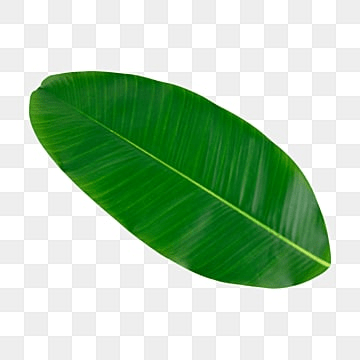
#> input picture daun.png, 360 x 360 px
$ python no2.py
#> lines starting #> are read from the running program, lines starting #| are printed output that depends on the picture; after the words box and inside, x2 and y2 are one past the last pixel; in counts of white or black regions, pixels touching at a corner belong together
import cv2
import numpy as np

# Membaca gambar
image = cv2.imread('daun.png', cv2.IMREAD_GRAYSCALE)
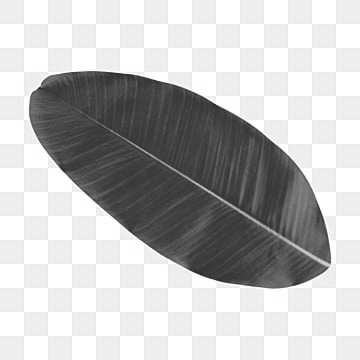
#> image: shape (360, 360); min 40, max 255, mean 191.3

# Menentukan threshold menggunakan metode Otsu
_, thresh = cv2.threshold(image, 0, 255, cv2.THRESH_BINARY + cv2.THRESH_OTSU)
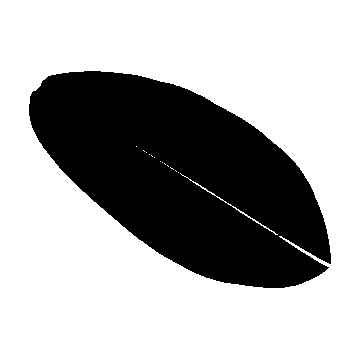
#> thresh: shape (360, 360); 68.5% white; 1 black region, box (x1, y1, x2, y2) and area: (29, 71, 331, 288) 40875

# Inversi threshold
thresh = cv2.bitwise_not(thresh)

# Menampilkan hasil
cv2.imshow('Segmented Image', thresh)
cv2.waitKey(0)
cv2.destroyAllWindows()

$ run again, with lat1.png copied over daun.png
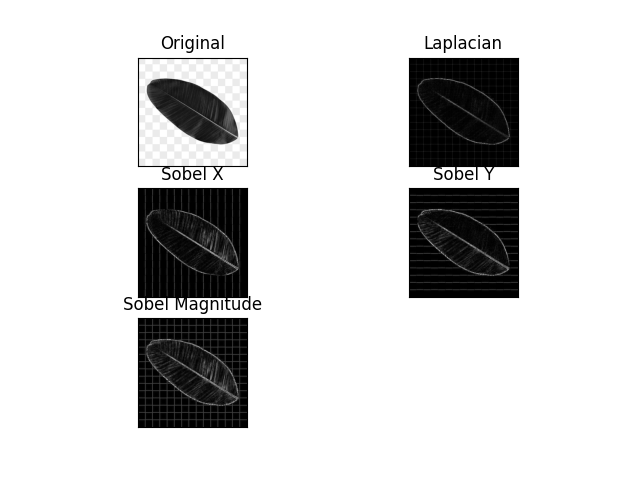
#> input picture lat1.png, 640 x 480 px
#> image is the input picture: shape (480, 640); min 0, max 255, mean 212.4
#> `_, thresh = cv2.threshold(image, 0, 255, cv2.THRESH_BINARY + cv2.THRES..`:
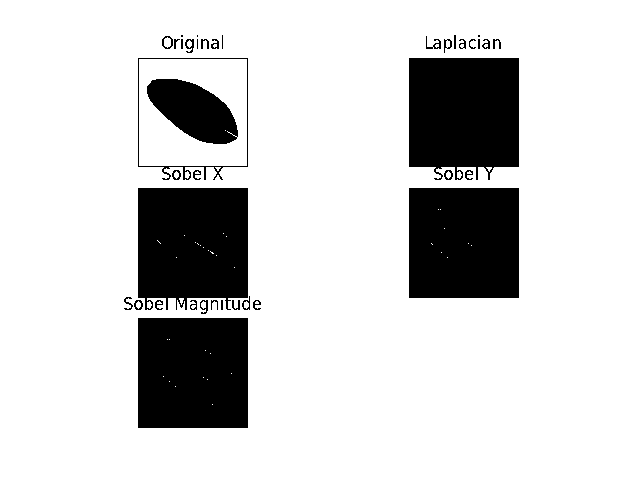
#> thresh: shape (480, 640); 82.4% white; 39 black regions (5 under 20 px), largest, box (x1, y1, x2, y2) and area: (138, 188, 248, 310) 12245, (409, 58, 519, 180) 12148, (409, 188, 519, 298) 12091

$ run again, with lat2.png copied over daun.png
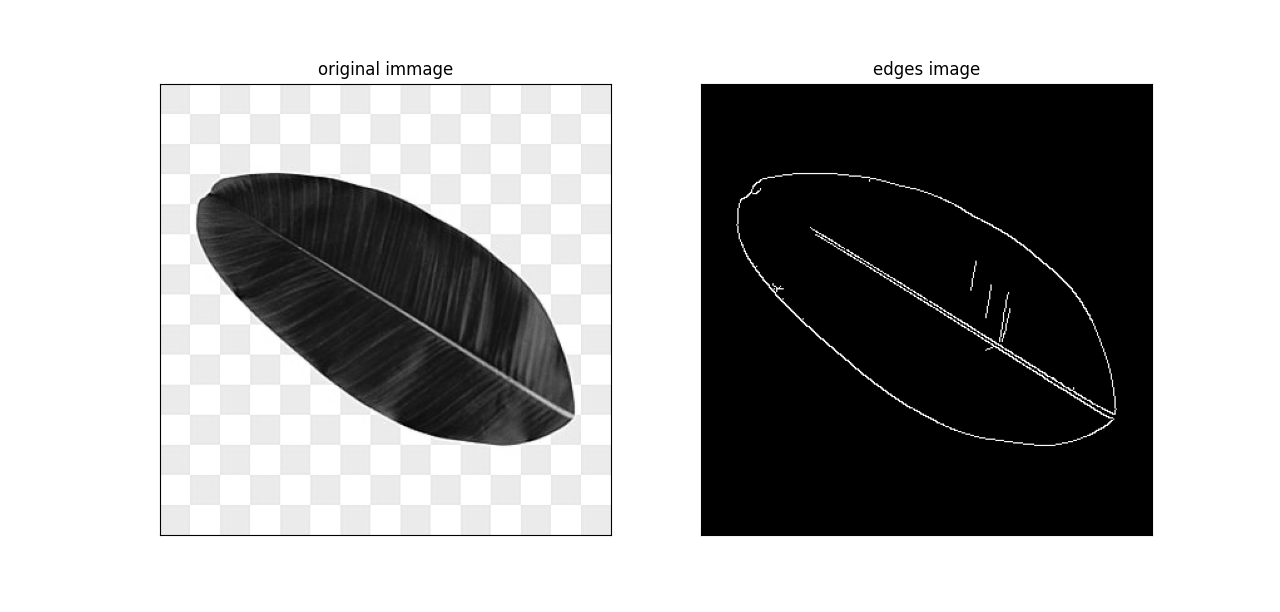
#> input picture lat2.png, 1280 x 612 px
#> image is the input picture: shape (612, 1280); min 0, max 255, mean 168.8
#> `_, thresh = cv2.threshold(image, 0, 255, cv2.THRESH_BINARY + cv2.THRES..`:
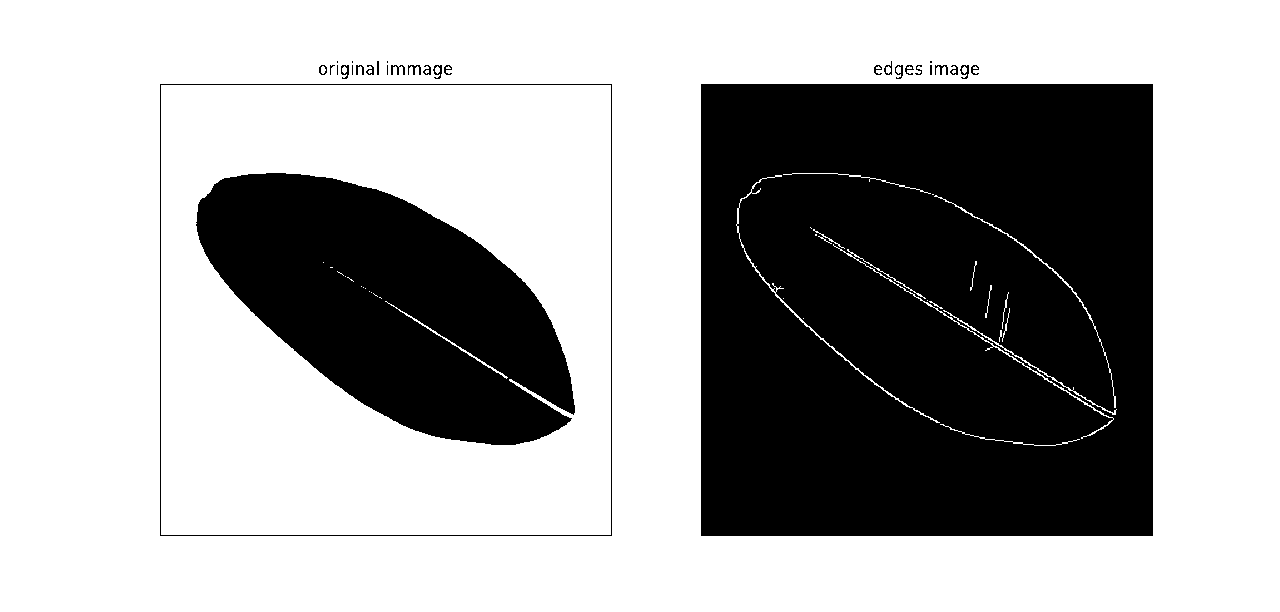
#> thresh: shape (612, 1280); 65.7% white; 31 black regions (8 under 20 px), largest, box (x1, y1, x2, y2) and area: (701, 84, 1153, 536) 201549, (196, 173, 575, 445) 64030, (160, 84, 612, 536) 1804
